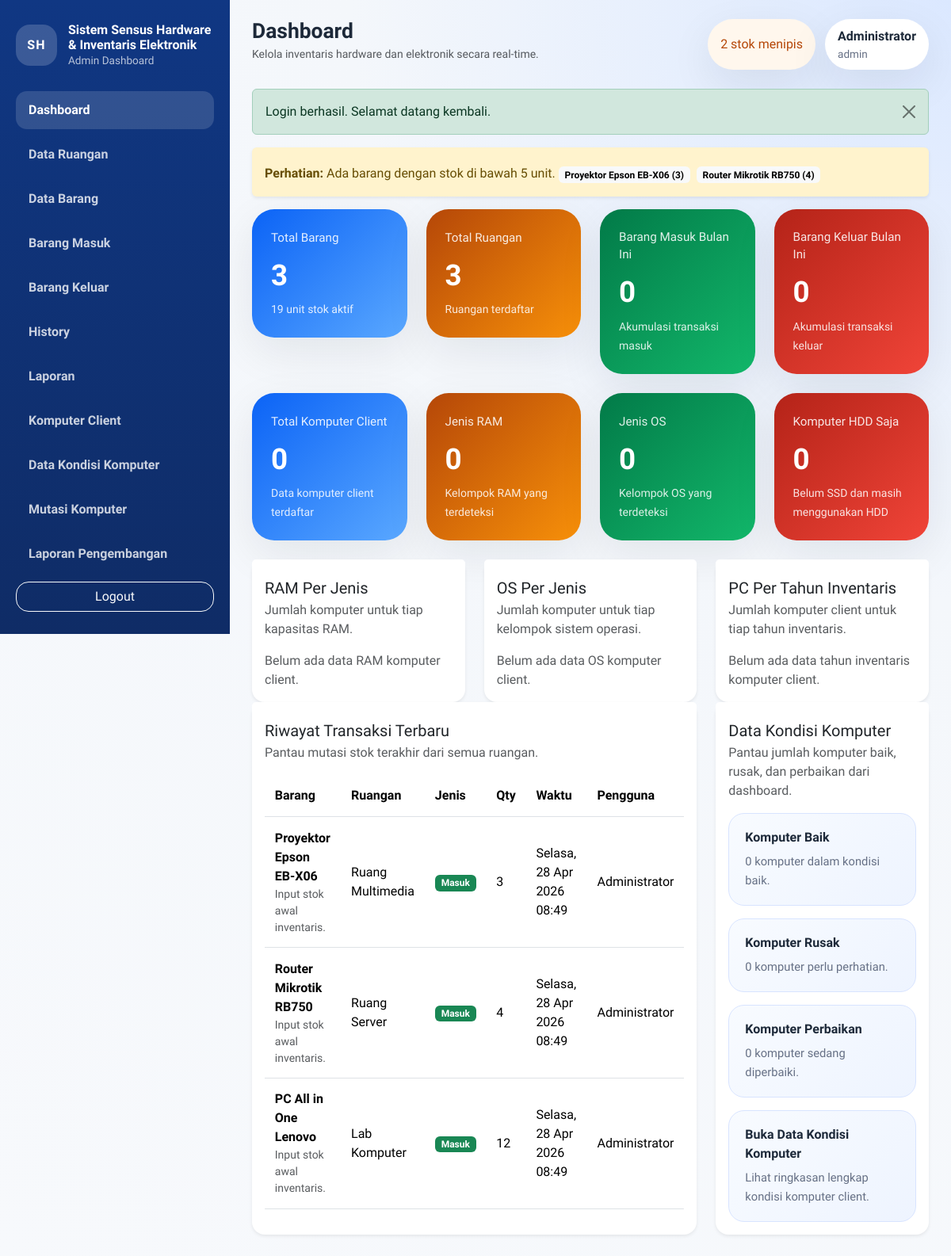
The app's page /modules/dashboard/index.php (signed in), older data.
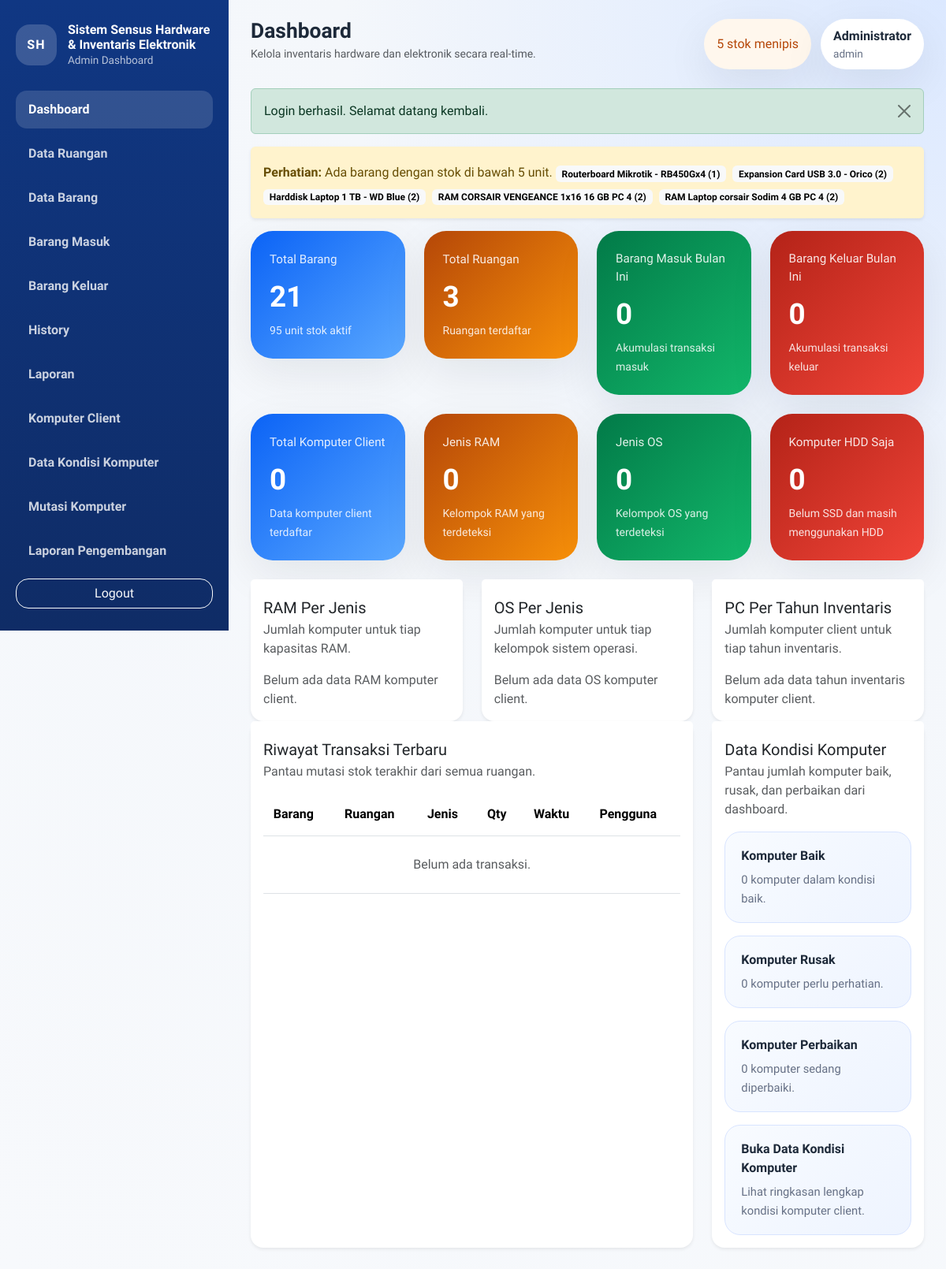
The same page, newer data.
### tables this page shows
CREATE TABLE histori_barang (
    id INT AUTO_INCREMENT PRIMARY KEY,
    barang_id INT NOT NULL,
    ruangan_id INT NULL,
    ruangan_nama VARCHAR(100) NULL,
    tipe_transaksi ENUM('masuk', 'keluar') NOT NULL,
    qty INT NOT NULL,
    stok_sebelum INT NOT NULL,
    stok_sesudah INT NOT NULL,
    nama_pengguna VARCHAR(100) NOT NULL,
    tujuan VARCHAR(255) NULL,
    keterangan TEXT NULL,
    tanggal DATE NOT NULL,
    jam TIME NOT NULL,
    created_at TIMESTAMP DEFAULT CURRENT_TIMESTAMP,
    CONSTRAINT fk_histori_barang FOREIGN KEY (barang_id) REFERENCES barang(id) ON UPDATE CASCADE
);

CREATE TABLE barang (
    id INT AUTO_INCREMENT PRIMARY KEY,
    kode_barang VARCHAR(50) NOT NULL UNIQUE,
    nama_barang VARCHAR(150) NOT NULL,
    ruangan_id INT NULL,
    tahun_inventaris YEAR NOT NULL,
    qty INT NOT NULL DEFAULT 0,
    label_barang VARCHAR(100) NOT NULL DEFAULT 'Lainnya',
    kondisi ENUM('Baik', 'Rusak', 'Perbaikan') NOT NULL DEFAULT 'Baik',
    keterangan TEXT NULL,
    created_at TIMESTAMP DEFAULT CURRENT_TIMESTAMP,
    CONSTRAINT fk_barang_ruangan FOREIGN KEY (ruangan_id) REFERENCES ruangan(id) ON UPDATE CASCADE
);

### includes/helpers.php (called while the page is built, shortened)
<?php
function url(string $path = ''): string
{
    $path = ltrim($path, '/');
    return BASE_URL . ($path !== '' ? '/' . $path : '');
}
function e(?string $value): string
{
    return htmlspecialchars((string) $value, ENT_QUOTES, 'UTF-8');
}
function format_date_id(?string $date): string
{
    return date('d M Y', strtotime($date));
}
function format_time_id(?string $time): string
{
    return date('H:i', strtotime($time));
}
function day_name_id(?string $date): string
{
    $days = [
        'Sunday' => 'Minggu',
        'Monday' => 'Senin',
        'Tuesday' => 'Selasa',
        'Wednesday' => 'Rabu',
        'Thursday' => 'Kamis',
        'Friday' => 'Jumat',
        'Saturday' => 'Sabtu',
    ];
    $english = date('l', strtotime($date));
    return $days[$english] ?? $english;
}
function format_number(int|float|string $value): string
{
    return number_format((float) $value, 0, ',', '.');
}
function transaction_badge(string $type): string
{
    return $type === 'masuk' ? 'success' : 'danger';
}
function current_path(): string
{
    return str_replace('\\', '/', $_SERVER['PHP_SELF'] ?? '');
}
function is_active_menu(string $needle): bool
{
    return str_contains(current_path(), $needle);
}
function fetch_all(PDO $pdo, string $sql, array $params = []): array
{
    $statement = $pdo->prepare($sql);
    $statement->execute($params);
    return $statement->fetchAll();
}
function get_low_stock_items(PDO $pdo, int $limit = 5): array
{
    return fetch_all(
        $pdo,
        'SELECT b.nama_barang, b.qty
         FROM barang b
         WHERE b.qty < 5
         ORDER BY b.qty ASC, b.nama_barang ASC
         LIMIT ' . (int) $limit
    );
}

### includes/auth.php (called while the page is built, shortened)
<?php
function current_user(): ?array
{
    return $_SESSION['user'] ?? null;
}

### modules/dashboard/index.php (the view, shortened to what the rows shown need)
<?php
require_once dirname(__DIR__, 2) . '/config/app.php';
$pageTitle = 'Dashboard';
$recentHistory = fetch_all(
    $pdo,
    'SELECT h.*, b.nama_barang, COALESCE(h.ruangan_nama, r.nama_ruangan) AS nama_ruangan_transaksi
     FROM histori_barang h
     INNER JOIN barang b ON b.id = h.barang_id
     LEFT JOIN ruangan r ON r.id = h.ruangan_id
     ORDER BY h.tanggal DESC, h.jam DESC, h.id DESC
     LIMIT 8'
);
require_once BASE_PATH . '/includes/layout_top.php';
?>
<div class="row g-4">
    <div class="col-xl-8">
        <div class="card border-0 shadow-sm h-100">
            <div class="card-body">
                <div class="table-responsive">
                    <table class="table align-middle">
                        <thead>
                            <tr>
                                <th>Barang</th>
                                <th>Ruangan</th>
                                <th>Jenis</th>
                                <th>Qty</th>
                                <th>Waktu</th>
                                <th>Pengguna</th>
                            </tr>
                        </thead>
                        <tbody>
                            <?php foreach ($recentHistory as $row): ?>
                                <tr>
                                    <td>
                                        <strong><?= e($row['nama_barang']); ?></strong>
                                        <div class="small text-muted"><?= e($row['keterangan'] ?: '-'); ?></div>
                                    </td>
                                    <td><?= e($row['nama_ruangan_transaksi'] ?: '-'); ?></td>
                                    <td><span class="badge text-bg-<?= transaction_badge($row['tipe_transaksi']); ?>"><?= ucfirst(e($row['tipe_transaksi'])); ?></span></td>
                                    <td><?= format_number($row['qty']); ?></td>
                                    <td><?= e(day_name_id($row['tanggal'])); ?>, <?= e(format_date_id($row['tanggal'])); ?> <?= e(format_time_id($row['jam'])); ?></td>
                                    <td><?= e($row['nama_pengguna']); ?></td>
                                </tr>
                            <?php endforeach; ?>
                        </tbody>
                    </table>
                </div>
            </div>
        </div>
    </div>
</div>
<?php require_once BASE_PATH . '/includes/layout_bottom.php'; ?>

### includes/layout_top.php (shortened to what the rows shown need)
<?php
$pageTitle = $pageTitle ?? APP_NAME;
$lowStockItems = get_low_stock_items($pdo);
$currentUser = current_user();
$showLowStockAlert = !is_active_menu('/modules/pengembangan/');
?><!doctype html>
<html lang="id">
<head>
    <link href="https://cdn.jsdelivr.net/npm/bootstrap@5.3.3/dist/css/bootstrap.min.css" rel="stylesheet">
    <link href="https://cdn.datatables.net/1.13.8/css/dataTables.bootstrap5.min.css" rel="stylesheet">
    <link href="https://cdn.datatables.net/responsive/2.5.0/css/responsive.bootstrap5.min.css" rel="stylesheet">
    <link href="<?= e(url('assets/css/style.css')); ?>" rel="stylesheet">
</head>
<body>
    <div class="app-shell">
        <aside class="sidebar d-none d-xl-flex flex-column">
            <div class="sidebar-brand">
                <div>
                    <h1><?= e(APP_NAME); ?></h1>
                </div>
            </div>
        </aside>
        <div class="content-wrapper">
            <header class="topbar">
                <div class="d-flex align-items-center gap-3">
                    <div>
                        <h2 class="mb-0"><?= e($pageTitle); ?></h2>
                    </div>
                </div>
                <div class="topbar-meta">
                    <div class="user-pill">
                        <strong><?= e($currentUser['nama'] ?? 'Admin'); ?></strong>
                        <span><?= e($currentUser['username'] ?? '-'); ?></span>
                    </div>
                </div>
            </header>
            <main class="page-content">
                <?php if ($showLowStockAlert && $lowStockItems): ?>
                    <div class="alert alert-warning border-0 shadow-sm">
                        <strong>Perhatian:</strong> Ada barang dengan stok di bawah 5 unit.
                        <?php foreach ($lowStockItems as $item): ?>
                            <span class="badge text-bg-light me-1 mt-2"><?= e($item['nama_barang']); ?> (<?= e($item['qty']); ?>)</span>
                        <?php endforeach; ?>
                    </div>
                <?php endif; ?>

Row changes from the older to the newer data that the page shows:
removed histori_barang: nama_pengguna "Administrator", barang.nama_barang "PC All in One Lenovo", keterangan "Input stok awal inventaris.", nama_ruangan_transaksi "Lab Komputer", tipe_transaksi "Masuk", qty "12", tanggal "Selasa", tanggal "28 Apr 2026", jam "08:49"
removed barang: nama_barang "Proyektor Epson EB-X06", qty "3"
removed barang: nama_barang "Router Mikrotik RB750", qty "4"
removed histori_barang: barang.nama_barang "Proyektor Epson EB-X06", keterangan "Input stok awal inventaris.", nama_ruangan_transaksi "Ruang Multimedia", tipe_transaksi "Masuk", qty "3", tanggal "Selasa", tanggal "28 Apr 2026", jam "08:49", nama_pengguna "Administrator"
removed histori_barang: barang.nama_barang "Router Mikrotik RB750", keterangan "Input stok awal inventaris.", nama_ruangan_transaksi "Ruang Server", tipe_transaksi "Masuk", qty "4", tanggal "Selasa", tanggal "28 Apr 2026", jam "08:49", nama_pengguna "Administrator"
added barang: nama_barang "Routerboard Mikrotik - RB450Gx4", qty "1"
added barang: nama_barang "Expansion Card USB 3.0 - Orico", qty "2"
added barang: nama_barang "Harddisk Laptop 1 TB - WD Blue", qty "2"
added barang: nama_barang "RAM CORSAIR VENGEANCE 1x16 16 GB PC 4", qty "2"
added barang: nama_barang "RAM Laptop corsair Sodim 4 GB PC 4", qty "2"
Text that changed along with them:
count($lowStockItems): "2" → "5"
$currentUser['nama']: (not shown) → "Administrator"
format_number($totalBarang): "3" → "21"
format_number($stokTotal): "19" → "95"
text now shown: "Belum ada transaksi."
